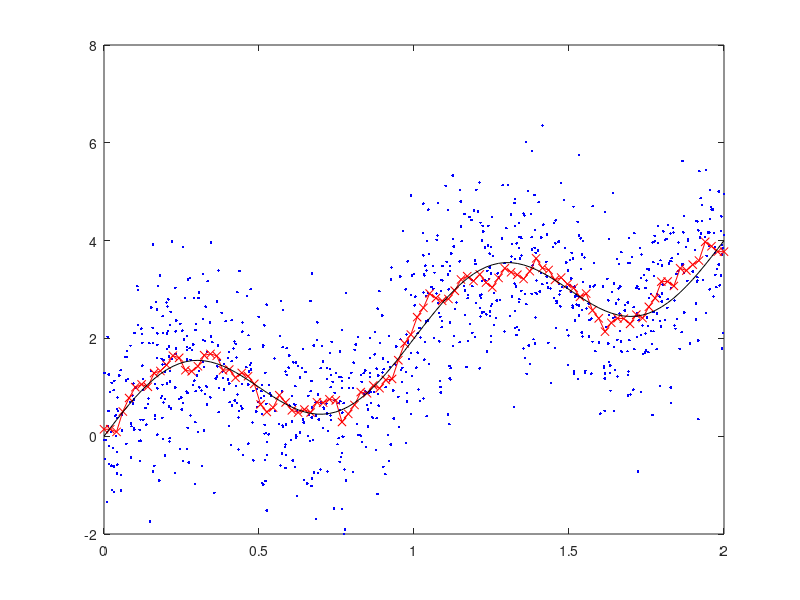

MATLAB code for this plot:
% Code by Dr. Alex Powell

N = 1000;
sigma = 1;

x_train = 2*rand(N, 1);
eps = sigma*randn(N, 1);
y_train = 2*x_train + sin(2*pi*x_train) + eps;

M = 100;
x_test = linspace(0,2,M)';

y_reg = 2*x_test + sin(2*pi*x_test);

K=25;
IDX = knnsearch(x_train, x_test, 'K', K);
for m=1:M
   y_predicted(m) = (1/K)*sum(y_train(IDX(m, :)));
end

plot(x_train, y_train, '.b', x_test, y_predicted, '-xr', x_test, y_reg, '-k')
